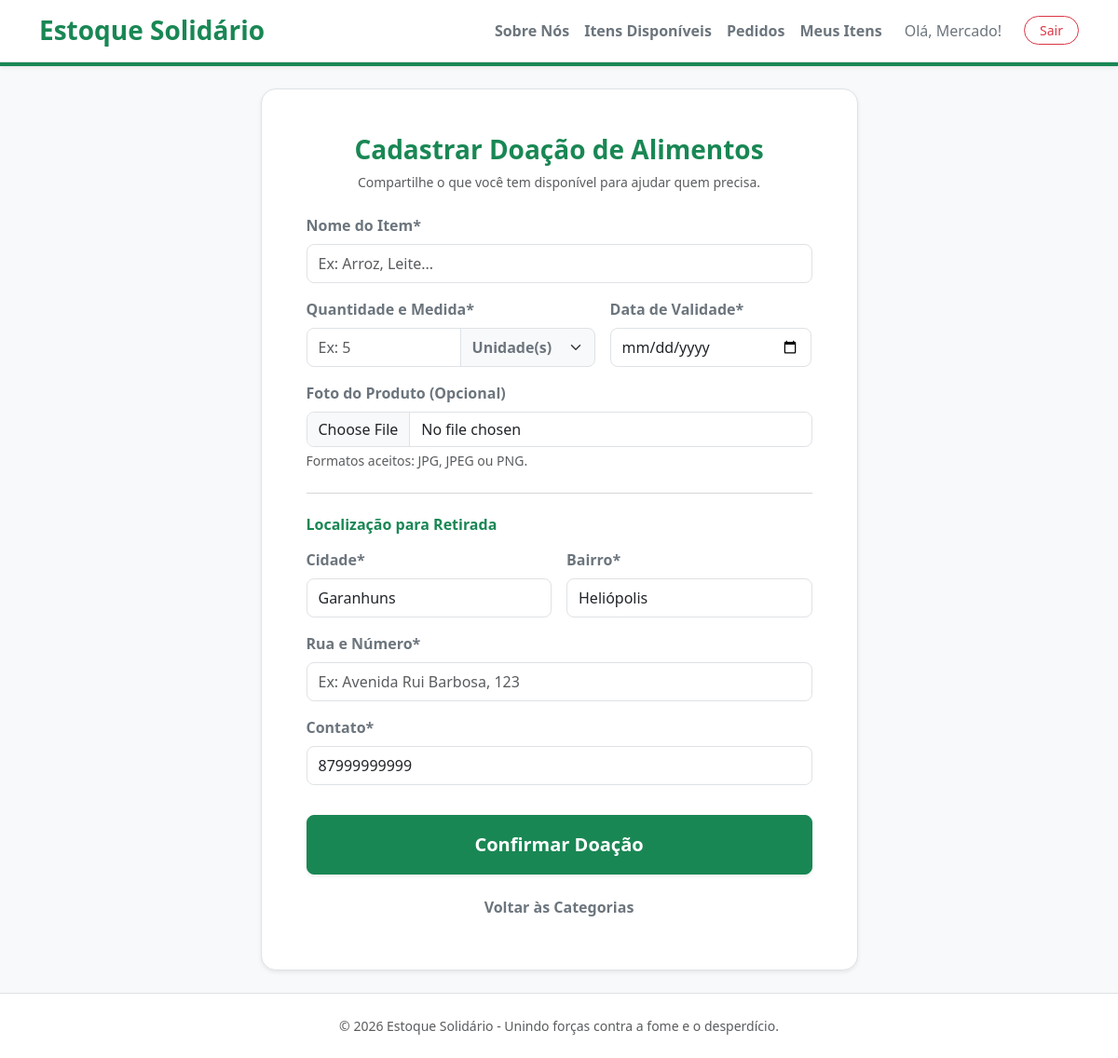
The page /doar?categoria=Alimento (signed in) on the database its author committed.
### estoque_solidario/modelos.py (models this page shows, shortened)
class Usuario(UserMixin, db.Model):
    __tablename__ = 'usuario'
    id = db.Column(db.Integer, primary_key=True)
    nome = db.Column(db.String(100), nullable=True)
    username = db.Column(db.String(50), unique=True, nullable=True)
    email = db.Column(db.String(100), unique=True, nullable=True)
    senha = db.Column(db.String(200), nullable=False)
    tipo = db.Column(db.String(20), default='ong')
    telefone = db.Column(db.String(20), nullable=True)
    cidade = db.Column(db.String(50), nullable=True)
    bairro = db.Column(db.String(50), nullable=True)

### doacoes.py (the view, shortened to what this page needs)
@doacoes_bp.route('/doar', methods=['GET', 'POST'], endpoint='doar')
@doacoes_bp.route('/cadastrar_doacao', methods=['GET', 'POST'], endpoint='cadastrar_doacao')
@login_required
def doar():
    tipo_usuario = getattr(current_user, 'tipo', '')
    if tipo_usuario != 'mercado':
        flash('Apenas estabelecimentos doadores (tipo mercado) podem cadastrar novos itens.', 'info')
        return redirect(url_for('index'))
    categoria = request.args.get('categoria')
    if not categoria:
        return render_template('escolher_categoria.html')
    return render_template('portal_doar.html', item=None)

### estoque_solidario/app.py (called while the page is built)
@app.context_processor
def inject_globals():
    total_pedidos = 0
    if current_user.is_authenticated and getattr(current_user, 'tipo', '') == 'mercado':
        total_pedidos = Pedido.query.filter_by(doador_id=current_user.id, status='Aguardando Retirada').count()
    def dias_restantes(data_validade):
        if not data_validade or data_validade == 'Não se aplica':
            return 999
        try:
            validade = datetime.strptime(data_validade, '%Y-%m-%d').date()
            hoje = datetime.now().date()
            return (validade - hoje).days
        except Exception:
            return 999
    return dict(
        contagem_novos_pedidos=total_pedidos,
        dias_restantes=dias_restantes
    )

### estoque_solidario/modelos.py (called while the page is built)
@login_manager.user_loader
def load_user(user_id):
    return db.session.get(Usuario, int(user_id))

### estoque_solidario/templates/portal_doar.html (shortened to what this page needs)
<!DOCTYPE html>
<html lang="pt-br">
<head>
    <link href="https://cdn.jsdelivr.net/npm/bootstrap@5.3.0/dist/css/bootstrap.min.css" rel="stylesheet">
    <link rel="stylesheet" href="{{ url_for('static', filename='style.css') }}">
</head>
<body class="bg-light d-flex flex-column min-vh-100">
    <div class="py-3 bg-white border-bottom shadow-sm">
        <div class="container d-flex justify-content-between align-items-center flex-wrap gap-2">
            <a href="{{ url_for('index') }}" class="text-decoration-none">
                <h3 class="fw-bold m-0 text-success">Estoque Solidário</h3>
            </a>
            <div class="d-flex align-items-center flex-wrap gap-3">
                <a class="nav-link text-secondary fw-semibold" href="{{ url_for('sobre') }}">Sobre Nós</a>
                <a class="nav-link text-secondary fw-semibold" href="{{ url_for('doacoes.portal_receber') if 'portal_receber' in url_for.__globals__ else url_for('index') }}">Itens Disponíveis</a>
                {% if current_user.is_authenticated %}
                    {% if current_user.tipo == 'mercado' %}
                        <a class="nav-link text-secondary fw-semibold" href="{{ url_for('pedidos.meus_pedidos') }}">Pedidos</a>
                        <a class="nav-link text-secondary fw-semibold" href="{{ url_for('doacoes.minhas_doacoes') }}">Meus Itens</a>
                    {% else %}
                        <a class="nav-link text-secondary fw-semibold" href="{{ url_for('pedidos.meus_pedidos') }}">Meus Pedidos</a>
                    {% endif %}
                    <span class="text-secondary mx-2">Olá, {{ current_user.username }}!</span>
                    <a href="{{ url_for('auth.logout') }}" class="btn btn-outline-danger btn-sm rounded-pill px-3">Sair</a>
                {% else %}
                    <a href="{{ url_for('auth.login') }}" class="nav-link text-secondary">Login</a>
                    <a href="{{ url_for('auth.cadastrar') if 'cadastrar' in url_for.__globals__ else url_for('auth.login') }}" class="btn btn-warning btn-sm ms-2 rounded-pill px-3">Registrar-se</a>
                {% endif %}
            </div>
        </div>
    </div>
    <div class="bg-success shadow-sm" style="height: 4px;"></div>
    <div class="container my-auto py-4">
        <div class="row justify-content-center">
            <div class="col-md-9 col-lg-7">
                <form action="{% if item %}{{ url_for('doacoes.editar', item_id=item.id) }}{% else %}{{ url_for('doacoes.doar') }}{% endif %}"
                      method="POST"
                      enctype="multipart/form-data"
                      class="shadow-sm p-4 p-sm-5 rounded-4 bg-white border needs-validation"
                      novalidate>
                    {% set cat_atual = item.categoria if item else request.args.get('categoria', 'Alimento') %}
                    <h2 class="mb-2 text-center text-success fw-bold h3">
                        {% if item %}Editar Doação de{% else %}Cadastrar Doação de{% endif %}
                        {% if cat_atual == 'Alimento' %}Alimentos{% elif cat_atual == 'Roupa' %}Agasalhos / Roupas{% else %}Utensílios{% endif %}
                    </h2>
                    <p class="text-muted text-center mb-4 small">Compartilhe o que você tem disponível para ajudar quem precisa.</p>
                    <div class="mb-3">
                        <label class="form-label fw-bold text-secondary">Nome do Item*</label>
                        <input type="text" name="nome" class="form-control rounded-3 py-2" required
                               value="{{ item.nome if item else '' }}"
                               placeholder="Ex: {% if cat_atual == 'Alimento' %}Arroz, Leite...{% elif cat_atual == 'Roupa' %}Casaco, Cobertor...{% else %}Mesa, Fogão...{% endif %}">
                    </div>
                    <div class="row g-3 mb-3">
                        <div class="{% if cat_atual == 'Alimento' %}col-md-7{% else %}col-12{% endif %}">
                            <label class="form-label fw-bold text-secondary">Quantidade e Medida*</label>
                            <div class="input-group">
                                <input type="number" name="qtd" class="form-control rounded-start-3 py-2" min="1" step="1" required
                                       value="{{ item.qtd if item else '' }}" placeholder="Ex: 5">
                                <select name="unidade" class="form-select bg-light text-secondary fw-semibold rounded-end-3" style="max-width: 145px;">
                                    {% if cat_atual == 'Roupa' %}
                                        <option value="peça" {% if item and (item.unidade == 'peça' or item.unidade == 'peca') %}selected{% elif not item %}selected{% endif %}>Peça(s)</option>
                                        <option value="par" {% if item and item.unidade == 'par' %}selected{% endif %}>Par(es)</option>
                                        <option value="kit" {% if item and item.unidade == 'kit' %}selected{% endif %}>Kit(s)</option>
                                        <option value="fardo" {% if item and item.unidade == 'fardo' %}selected{% endif %}>Fardo/Sacola</option>
                                    {% elif cat_atual == 'Alimento' %}
                                        <option value="unidade" {% if item and item.unidade == 'unidade' %}selected{% elif not item %}selected{% endif %}>Unidade(s)</option>
                                    {% else %}
                                        <option value="unidade" {% if item and item.unidade == 'unidade' %}selected{% elif not item %}selected{% endif %}>Unidade(s)</option>
                                        <option value="kit" {% if item and item.unidade == 'kit' %}selected{% endif %}>Kit/Conjunto</option>
                                    {% endif %}
                                </select>
                            </div>
                        </div>
                        {% if cat_atual == 'Alimento' %}
                        <div class="col-md-5">
                            <label class="form-label fw-bold text-secondary">Data de Validade*</label>
                            <input type="date" name="validade" id="campoValidade" class="form-control rounded-3 py-2" required value="{{ item.validade if item else '' }}">
                        </div>
                        {% endif %}
                    </div>
                    <div class="mb-3">
                        <label class="form-label fw-bold text-secondary">Foto do Produto (Opcional)</label>
                        <input type="file" name="imagem" class="form-control rounded-3" accept="image/*">
                        <div class="form-text text-muted small">
                            {% if item and item.imagem and item.imagem != 'sem-foto.png' %}
                                Já existe uma foto salva. Envie outra apenas se desejar alterá-la.
                            {% else %}
                                Formatos aceitos: JPG, JPEG ou PNG.
                            {% endif %}
                        </div>
                    </div>
                    <hr class="my-4 text-muted">
                    <h5 class="text-success fw-bold mb-3 h6">Localização para Retirada</h5>
                    <div class="row g-3 mb-3">
                        <div class="col-md-6">
                            <label class="form-label fw-bold text-secondary">Cidade*</label>
                            <input type="text" name="cidade" class="form-control rounded-3 py-2" required
                                   value="{{ item.cidade if item else (current_user.cidade if current_user.cidade is defined else '') }}"
                                   placeholder="Ex: Garanhuns">
                        </div>
                        <div class="col-md-6">
                            <label class="form-label fw-bold text-secondary">Bairro*</label>
                            <input type="text" name="bairro" class="form-control rounded-3 py-2" required
                                   value="{{ item.bairro if item else (current_user.bairro if current_user.bairro is defined else '') }}"
                                   placeholder="Ex: Heliópolis">
                        </div>
                    </div>
                    <div class="mb-3">
                        <label class="form-label fw-bold text-secondary">Rua e Número*</label>
                        <input type="text" name="rua_numero" class="form-control rounded-3 py-2" required
                               value="{{ item.rua_numero if item else '' }}"
                               placeholder="Ex: Avenida Rui Barbosa, 123">
                    </div>
                    <div class="mb-3">
                        <label class="form-label fw-bold text-secondary">Contato*</label>
                        <input type="tel" name="contato" id="contato" maxlength="15" class="form-control rounded-3 py-2" required
                               value="{{ item.contato if item else (current_user.telefone if current_user.telefone is defined else '') }}"
                               placeholder="(00) 00000-0000">
                    </div>
                    <button type="submit" class="btn btn-success w-100 btn-lg rounded-3 fw-bold mt-3 py-3 shadow-sm">
                        {% if item %}Salvar Alterações{% else %}Confirmar Doação{% endif %}
                    </button>
                    <div class="mt-3 text-center">
                        <a href="{{ url_for('doacoes.doar') }}" class="btn btn-link text-decoration-none text-secondary fw-semibold small">Voltar às Categorias</a>
                    </div>
                </form>
            </div>
        </div>
    </div>
    <footer class="text-center py-4 text-muted bg-white border-top mt-auto">
        <p class="mb-0 small">&copy; 2026 Estoque Solidário - Unindo forças contra a fome e o desperdício.</p>
    </footer>
</body>
</html>

### estoque_solidario/static/style.css (style rules this page uses)
body { font-family: 'Segoe UI', system-ui, sans-serif; background-color: #f7faf8 !important; }

### rows shown on the page
Usuario: username "Mercado", cidade "Garanhuns", bairro "Heliópolis", contato "87999999999"
